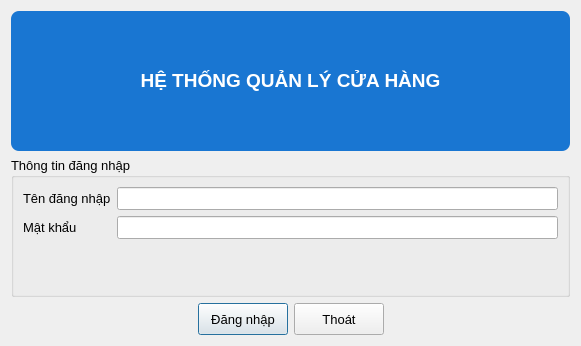
<?xml version="1.0" encoding="UTF-8"?>
<ui version="4.0">
 <class>LoginDialog</class>
 <widget class="QDialog" name="LoginDialog">
  <property name="geometry">
   <rect>
    <x>0</x>
    <y>0</y>
    <width>581</width>
    <height>346</height>
   </rect>
  </property>
  <property name="font">
   <font>
    <pointsize>10</pointsize>
   </font>
  </property>
  <property name="windowTitle">
   <string>đăng nhập</string>
  </property>
  <property name="windowIcon">
   <iconset>
    <normaloff>C:/Users/Admin/Downloads/entrance.png</normaloff>C:/Users/Admin/Downloads/entrance.png</iconset>
  </property>
  <property name="windowIcon">
   <iconset>
    <normaloff>../resources/icons/entrance.png</normaloff>../resources/icons/entrance.png</iconset>
  </property>
  <property name="modal">
   <bool>true</bool>
  </property>
  <layout class="QVBoxLayout" name="verticalLayout">
   <item>
    <widget class="QLabel" name="lblTitle_7">
     <property name="styleSheet">
      <string>
font: 18pt &quot;Arial&quot;;
font-weight:bold;
color:white;
background:#1976D2;
padding:15px;
border-radius:8px;
       </string>
     </property>
     <property name="text">
      <string>&lt;html&gt;&lt;head/&gt;&lt;body&gt;&lt;p&gt;&lt;span style=&quot; font-size:14pt;&quot;&gt;HỆ THỐNG QUẢN LÝ CỬA HÀNG&lt;/span&gt;&lt;/p&gt;&lt;/body&gt;&lt;/html&gt;</string>
     </property>
     <property name="alignment">
      <set>Qt::AlignCenter</set>
     </property>
    </widget>
   </item>
   <item>
    <widget class="QGroupBox" name="grpLogin">
     <property name="font">
      <font>
       <pointsize>10</pointsize>
      </font>
     </property>
     <property name="title">
      <string>Thông tin đăng nhập</string>
     </property>
     <layout class="QFormLayout" name="formLayout">
      <item row="0" column="0">
       <widget class="QLabel" name="lblUsername">
        <property name="text">
         <string>Tên đăng nhập</string>
        </property>
       </widget>
      </item>
      <item row="0" column="1">
       <widget class="QLineEdit" name="txtTenDangNhap"/>
      </item>
      <item row="1" column="0">
       <widget class="QLabel" name="lblPassword">
        <property name="text">
         <string>Mật khẩu</string>
        </property>
       </widget>
      </item>
      <item row="1" column="1">
       <widget class="QLineEdit" name="txtPMatKhau">
        <property name="echoMode">
         <enum>QLineEdit::Password</enum>
        </property>
       </widget>
      </item>
     </layout>
    </widget>
   </item>
   <item>
    <layout class="QHBoxLayout" name="horizontalLayout">
     <item>
      <spacer name="horizontalSpacer">
       <property name="orientation">
        <enum>Qt::Horizontal</enum>
       </property>
       <property name="sizeHint" stdset="0">
        <size>
         <width>40</width>
         <height>20</height>
        </size>
       </property>
      </spacer>
     </item>
     <item>
      <widget class="QPushButton" name="btnDangNhap">
       <property name="minimumSize">
        <size>
         <width>90</width>
         <height>32</height>
        </size>
       </property>
       <property name="text">
        <string>Đăng nhập</string>
       </property>
      </widget>
     </item>
     <item>
      <widget class="QPushButton" name="btnThoatDangNhap">
       <property name="minimumSize">
        <size>
         <width>90</width>
         <height>32</height>
        </size>
       </property>
       <property name="text">
        <string>Thoát</string>
       </property>
      </widget>
     </item>
     <item>
      <spacer name="horizontalSpacer_2">
       <property name="orientation">
        <enum>Qt::Horizontal</enum>
       </property>
       <property name="sizeHint" stdset="0">
        <size>
         <width>40</width>
         <height>20</height>
        </size>
       </property>
      </spacer>
     </item>
    </layout>
   </item>
  </layout>
 </widget>
 <resources/>
 <connections/>
</ui>
